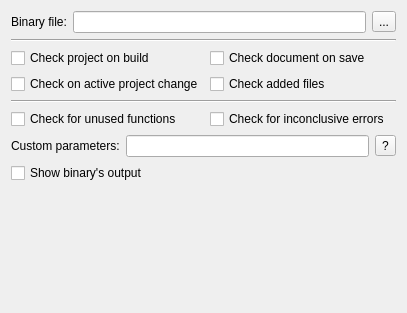
<?xml version="1.0" encoding="UTF-8"?>
<ui version="4.0">
 <class>OptionsWidget</class>
 <widget class="QWidget" name="OptionsWidget">
  <property name="geometry">
   <rect>
    <x>0</x>
    <y>0</y>
    <width>407</width>
    <height>313</height>
   </rect>
  </property>
  <property name="windowTitle">
   <string>Form</string>
  </property>
  <layout class="QGridLayout" name="gridLayout">
   <item row="0" column="0" colspan="2">
    <layout class="QHBoxLayout" name="horizontalLayout">
     <item>
      <widget class="QLabel" name="label">
       <property name="sizePolicy">
        <sizepolicy hsizetype="Fixed" vsizetype="Preferred">
         <horstretch>0</horstretch>
         <verstretch>0</verstretch>
        </sizepolicy>
       </property>
       <property name="text">
        <string>Binary file:</string>
       </property>
       <property name="buddy">
        <cstring>binFileEdit</cstring>
       </property>
      </widget>
     </item>
     <item>
      <widget class="QLineEdit" name="binFileEdit"/>
     </item>
     <item>
      <widget class="QToolButton" name="binSelectButton">
       <property name="text">
        <string>...</string>
       </property>
      </widget>
     </item>
    </layout>
   </item>
   <item row="1" column="0" colspan="2">
    <widget class="Line" name="line">
     <property name="orientation">
      <enum>Qt::Horizontal</enum>
     </property>
    </widget>
   </item>
   <item row="2" column="0">
    <widget class="QCheckBox" name="onBuildCheckBox">
     <property name="text">
      <string>Check project on build</string>
     </property>
    </widget>
   </item>
   <item row="2" column="1">
    <widget class="QCheckBox" name="onSaveCheckBox">
     <property name="text">
      <string>Check document on save</string>
     </property>
    </widget>
   </item>
   <item row="3" column="0">
    <widget class="QCheckBox" name="onProjectChangeCheckBox">
     <property name="text">
      <string>Check on active project change</string>
     </property>
    </widget>
   </item>
   <item row="3" column="1">
    <widget class="QCheckBox" name="onFileAddedCheckBox">
     <property name="text">
      <string>Check added files</string>
     </property>
    </widget>
   </item>
   <item row="4" column="0" colspan="2">
    <widget class="Line" name="line_2">
     <property name="orientation">
      <enum>Qt::Horizontal</enum>
     </property>
    </widget>
   </item>
   <item row="5" column="0">
    <widget class="QCheckBox" name="unusedCheckBox">
     <property name="text">
      <string>Check for unused functions</string>
     </property>
    </widget>
   </item>
   <item row="5" column="1">
    <widget class="QCheckBox" name="inconclusiveCheckBox">
     <property name="text">
      <string>Check for inconclusive errors</string>
     </property>
    </widget>
   </item>
   <item row="6" column="0" colspan="2">
    <layout class="QHBoxLayout" name="horizontalLayout_2">
     <item>
      <widget class="QLabel" name="label_3">
       <property name="text">
        <string>Custom parameters:</string>
       </property>
       <property name="buddy">
        <cstring>customParametersEdit</cstring>
       </property>
      </widget>
     </item>
     <item>
      <widget class="QLineEdit" name="customParametersEdit"/>
     </item>
     <item>
      <widget class="QToolButton" name="getHelpButton">
       <property name="text">
        <string>?</string>
       </property>
      </widget>
     </item>
    </layout>
   </item>
   <item row="7" column="0">
    <widget class="QCheckBox" name="showOutputCheckBox">
     <property name="text">
      <string>Show binary's output</string>
     </property>
    </widget>
   </item>
   <item row="8" column="0" colspan="2">
    <spacer name="verticalSpacer">
     <property name="orientation">
      <enum>Qt::Vertical</enum>
     </property>
     <property name="sizeHint" stdset="0">
      <size>
       <width>20</width>
       <height>266</height>
      </size>
     </property>
    </spacer>
   </item>
  </layout>
 </widget>
 <tabstops>
  <tabstop>binFileEdit</tabstop>
  <tabstop>binSelectButton</tabstop>
  <tabstop>onBuildCheckBox</tabstop>
 </tabstops>
 <resources/>
 <connections/>
</ui>
